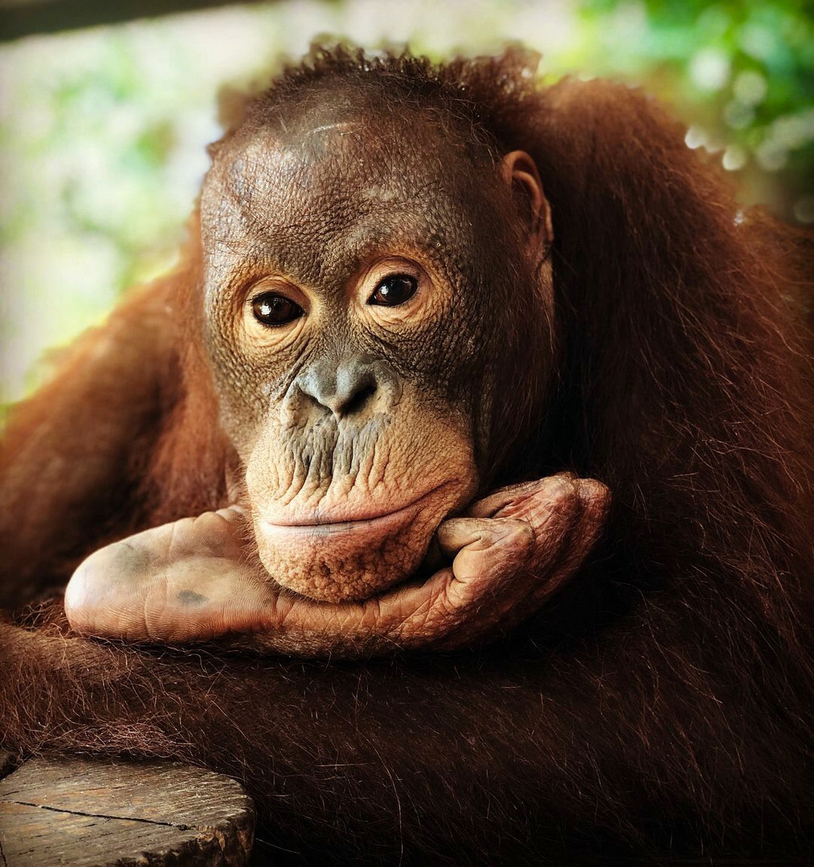
#> input picture Img/Affe.png, 814 x 867 px, shrunk from 1013 x 1080 before the run, found by its file name
$ python 'simulation of a shot_picture.py'
#> lines starting #> are read from the running program, lines starting #| are printed output that depends on the picture
"""Shot at a Falling Monkey: Animated Trajectory Simulation.

This script simulates and animates the classic physics problem where a projectile
(arrow) is fired directly at a monkey that drops from a branch at the same instant.
The monkey is represented by a small image in the animation.
"""

import numpy as np
import matplotlib as mpl
import matplotlib.pyplot as plt
import matplotlib.animation

# Initial position of the arrow [m]
r0_arrow = np.array([0.0, 0.0])
# Initial position of the monkey [m]
r0_monkey = np.array([3.0, 2.0])
# Initial speed of the arrow [m/s]
v0_arrow_mag = 9.0
# Gravitational acceleration [m/s²]
g = 9.81
# Time step [s]
dt = 0.001

# Calculate the direction vector for the arrow's velocity
direction = r0_monkey - r0_arrow
v0_arrow = v0_arrow_mag * direction / np.linalg.norm(direction)

# Acceleration vector due to gravity
a = np.array([0, -g])

# Calculate the time when the arrow reaches the monkey's x-position
t_end = (r0_monkey[0] - r0_arrow[0]) / v0_arrow[0]

# Generate time array and compute positions of arrow and monkey at each time step
t = np.arange(0, t_end, dt).reshape(-1, 1)
r_arrow = r0_arrow + v0_arrow * t + 0.5 * a * t**2
r_monkey = r0_monkey + 0.5 * a * t**2

# Create the figure and axes
fig = plt.figure()
ax = fig.add_subplot(1, 1, 1)
ax.set_xlim(0, 1.1 * max(r0_arrow[0], r0_monkey[0]))
ax.set_ylim(0, 1.1 * max(r0_arrow[1], r0_monkey[1]))
ax.set_xlabel('$x$ [m]')
ax.set_ylabel('$y$ [m]')
ax.set_aspect('equal')
ax.grid()

# Display the monkey as an image
monkey_img = mpl.offsetbox.OffsetImage(plt.imread('.\Img\Affe.png'), zoom=0.12)
box_monkey = mpl.offsetbox.AnnotationBbox(monkey_img, (0, 0), frameon=False)
ax.add_artist(box_monkey)

# Plot the aiming line (straight line from arrow to monkey)
ax.plot([r0_arrow[0], r0_monkey[0]],
        [r0_arrow[1], r0_monkey[1]],
        '--', color='black', lw=0.5)

# Plot the full trajectory of the arrow
plot_traj_arrow, = ax.plot(r_arrow[:, 0], r_arrow[:, 1], color='red', zorder=5)

# Create point plots for the current positions of the arrow and monkey
plot_arrow, = ax.plot([], [], 'o', color='red', zorder=5)
plot_monkey, = ax.plot([], [], 'o', color='blue', zorder=4)

def update(n):
    """Update the animation for the n-th time step."""
    # Update the positions of the arrow and monkey points
    plot_arrow.set_data(r_arrow[n].reshape(-1, 1))
    plot_monkey.set_data(r_monkey[n].reshape(-1, 1))

    # Update the position of the monkey image
    box_monkey.xybox = r_monkey[n]

    # Update the arrow's trajectory up to the current time
    plot_traj_arrow.set_data(r_arrow[:n + 1, 0], r_arrow[:n + 1, 1])

    return plot_arrow, plot_monkey, box_monkey, plot_traj_arrow

# Create and start the animation
ani = mpl.animation.FuncAnimation(
    fig, update, frames=t.size, interval=30, blit=False, repeat_delay=1000
)
plt.show()
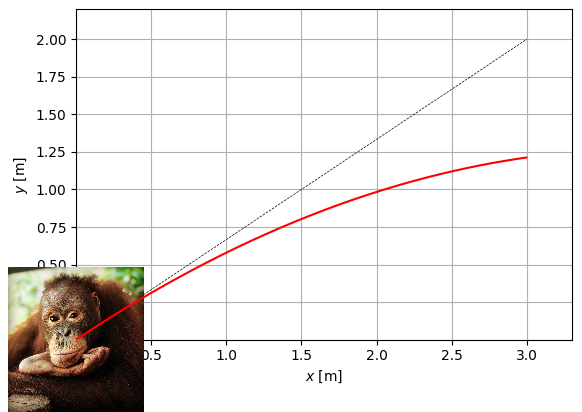
#> figure drawn by matplotlib, 1 panel
